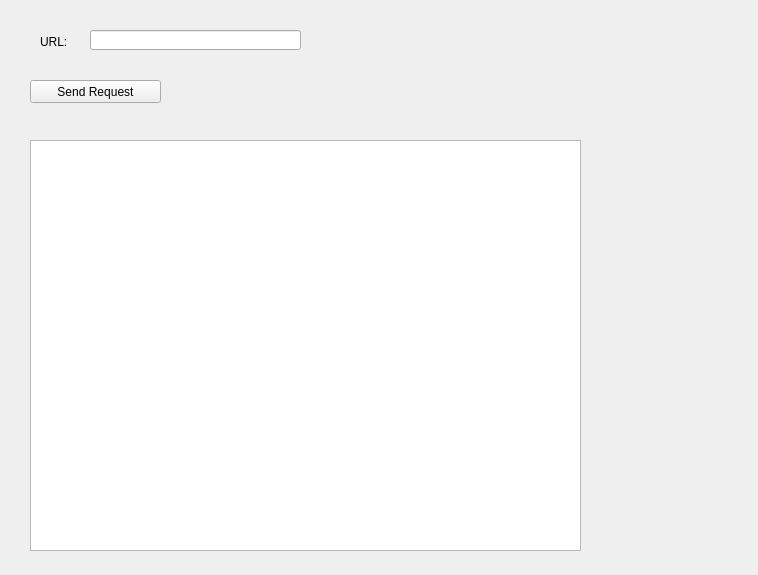
<?xml version="1.0" encoding="UTF-8"?>
<ui version="4.0">
 <class>HttpClientForTimeoutTestTool</class>
 <widget class="QWidget" name="HttpClientForTimeoutTestTool">
  <property name="geometry">
   <rect>
    <x>0</x>
    <y>0</y>
    <width>758</width>
    <height>575</height>
   </rect>
  </property>
  <property name="windowTitle">
   <string>Form</string>
  </property>
  <widget class="QLabel" name="label">
   <property name="geometry">
    <rect>
     <x>40</x>
     <y>32</y>
     <width>51</width>
     <height>20</height>
    </rect>
   </property>
   <property name="text">
    <string>URL:</string>
   </property>
  </widget>
  <widget class="QLineEdit" name="lineEdit_url">
   <property name="geometry">
    <rect>
     <x>90</x>
     <y>30</y>
     <width>211</width>
     <height>20</height>
    </rect>
   </property>
  </widget>
  <widget class="QPushButton" name="pushButton_sendRequest">
   <property name="geometry">
    <rect>
     <x>30</x>
     <y>80</y>
     <width>131</width>
     <height>23</height>
    </rect>
   </property>
   <property name="text">
    <string>Send Request</string>
   </property>
  </widget>
  <widget class="QPlainTextEdit" name="plainTextEdit_log">
   <property name="geometry">
    <rect>
     <x>30</x>
     <y>140</y>
     <width>551</width>
     <height>411</height>
    </rect>
   </property>
  </widget>
 </widget>
 <resources/>
 <connections/>
</ui>
